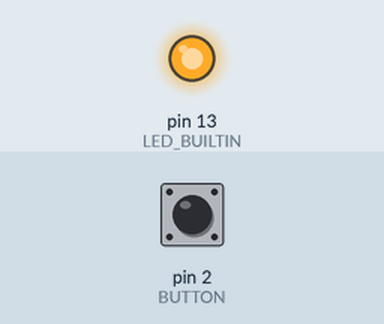
Simulated run of this sketch. Board: Arduino Uno, built with avr-gcc and run on an emulated ATmega328P. On the bench: output pins drawn as LEDs (lit = HIGH). The inputs (shaded band) are chosen by the test bench; at power-on: pin 2 (BUTTON) LOW. EEPROM starts erased.

Above: at 1.2 s.
1.3 s: pin 2 (BUTTON) pulled HIGH for 0.15 s
At 2.3 s:
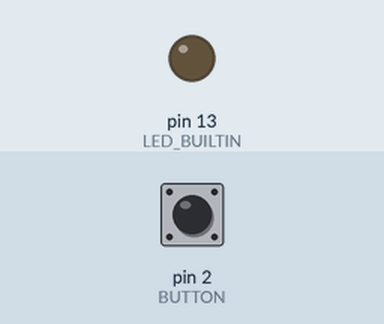
2.9 s: pin 2 (BUTTON) pulled HIGH for 1 s
At 3.6 s:
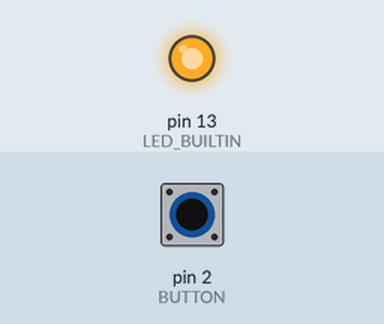
5.4 s: pin 2 (BUTTON) pulled HIGH for 3.2 s
At 6.7 s:
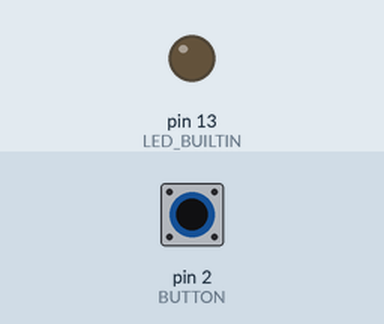
Timing chart, 0 to 8.4 s (numbered marks = the images above; inputs shaded):
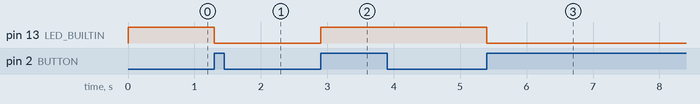

Measured:
- after the input at 1.3 s, pin 13 (LED_BUILTIN): HIGH → LOW at once
- after the input at 2.9 s, pin 13 (LED_BUILTIN): LOW → HIGH at once
- after the input at 5.4 s, pin 13 (LED_BUILTIN): HIGH → LOW at once

The sketch:

DemoEEPROM.ino
```cpp
/***************************************************
 *    ESEMPIO SALVATAGGIO DELLO STATO USANDO LA EEPROM
 *    Derivato dall'esempio Interrupt con la gestione del 'debounce'
 *
 *    Author: Stefano Capezzone
 *    Version: 1.0
 *    Corso Professionale di Arduino Avanzato
 *
 */
#include <EEPROM.h>
const byte BUTTON = 2; // Modificare con il PIN scelto anche in base al tipo di scheda
volatile byte stato;
volatile unsigned long tempo;


void buttonPressed() {
  if ((millis() - tempo) > 200)
    {
      stato = !stato;
      EEPROM.update(10,stato);
    }
  digitalWrite(LED_BUILTIN, stato);
  tempo = millis();
}

void setup() {
  pinMode(LED_BUILTIN, OUTPUT);
  attachInterrupt(digitalPinToInterrupt(BUTTON), buttonPressed, RISING);
  tempo = millis();
  stato=EEPROM.read(10);
  digitalWrite(LED_BUILTIN, stato);

}

void loop() {

  // Non ho nulla da fare...
}
```
